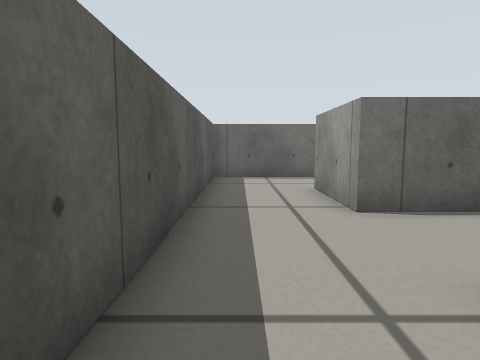
view 1 (above)

24 first-person views from a walk through a robot-simulator world made for Gazebo. The camera is 0.29 m above the floor, tilts 6° down and sees 75° across. The floor is counted in squares, 0.25 m on a side. Each view is taken from the middle of a square. On the plan, view 1 faces up. The plan holds only what a view shows up to about 13 squares ahead; the rest is blank.

view 2
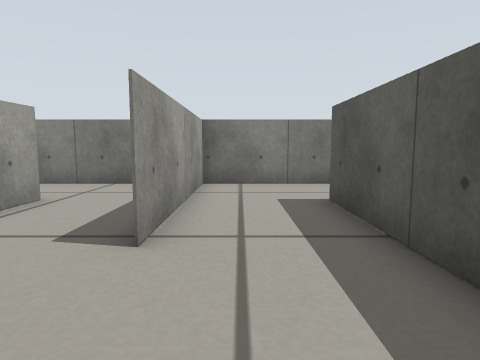

view 3
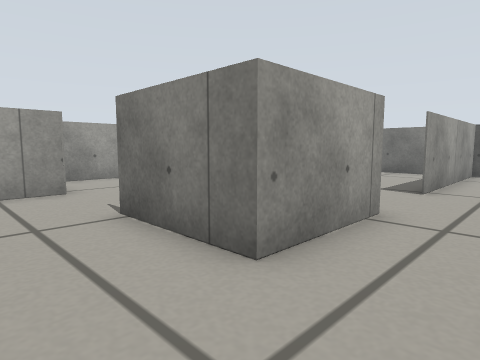

view 4
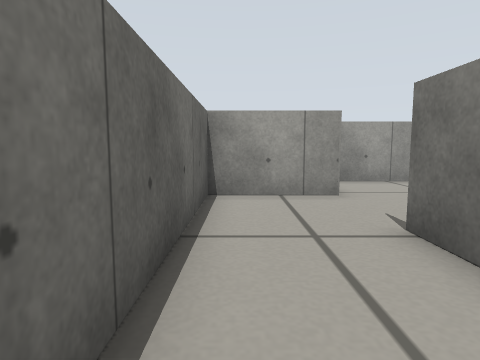

view 5
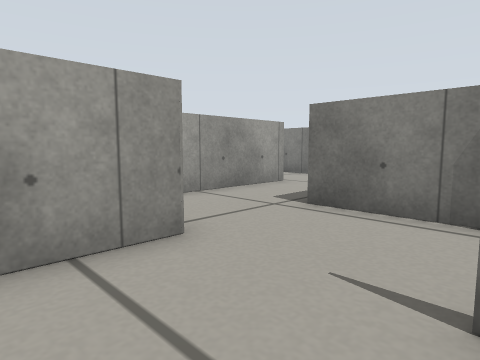

view 6
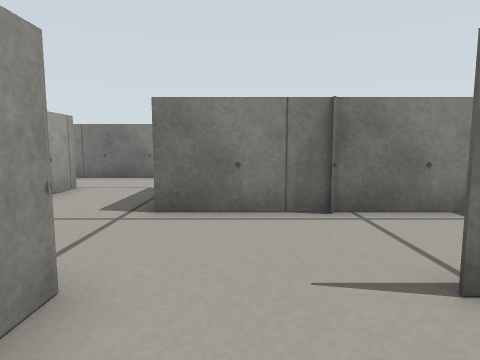

view 7
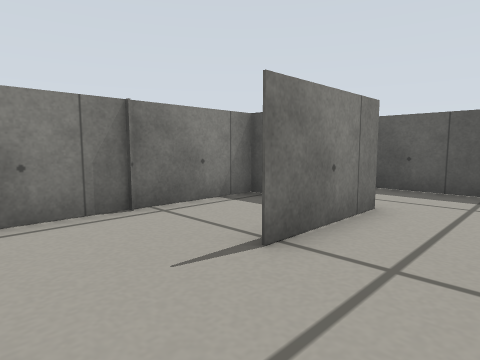

view 8
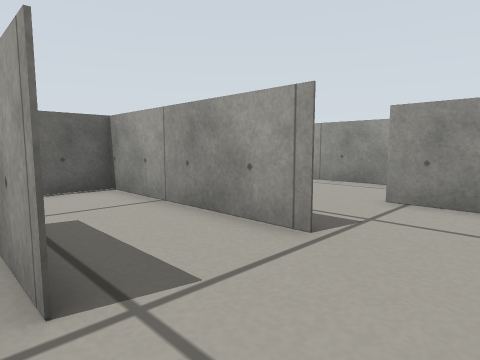

view 9
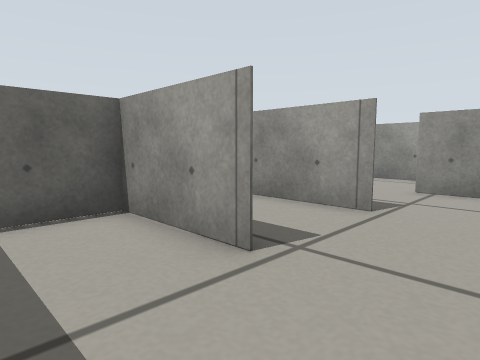

view 10
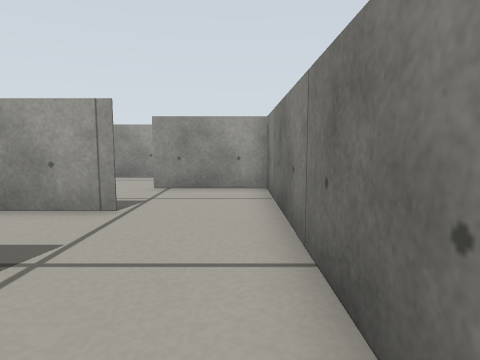

view 11
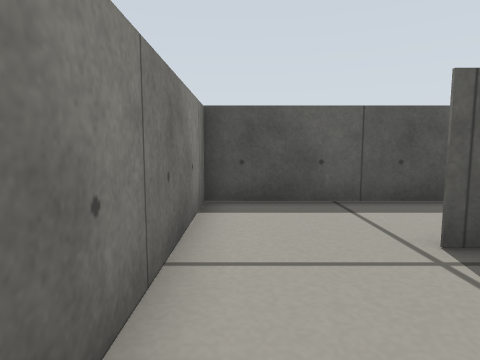

view 12
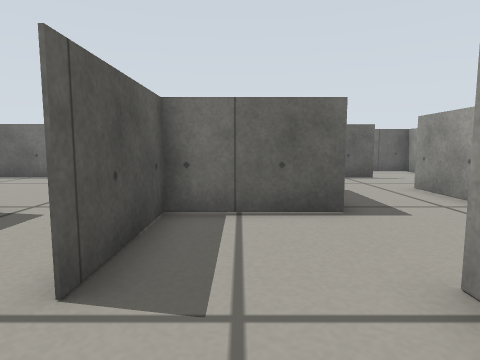

view 13
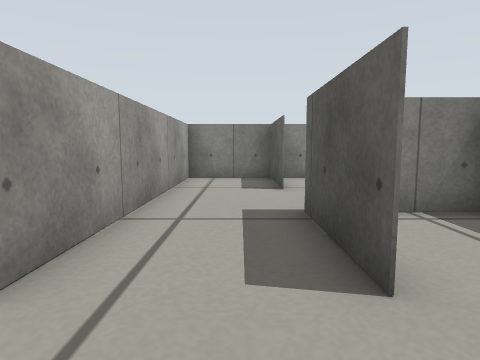

view 14
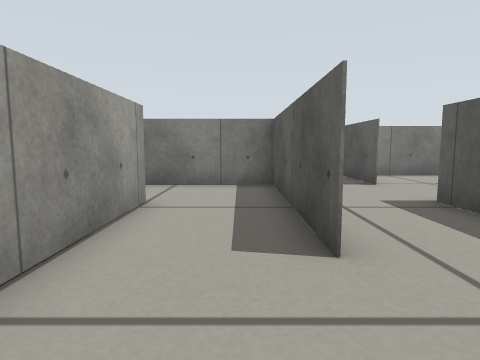

view 15
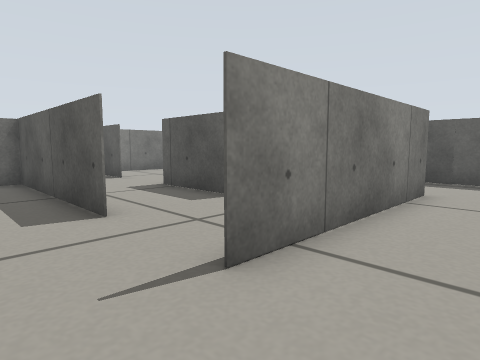

view 16
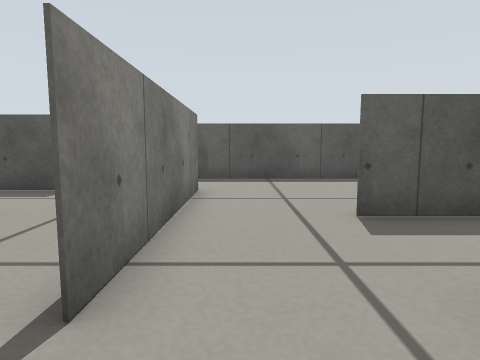

view 17
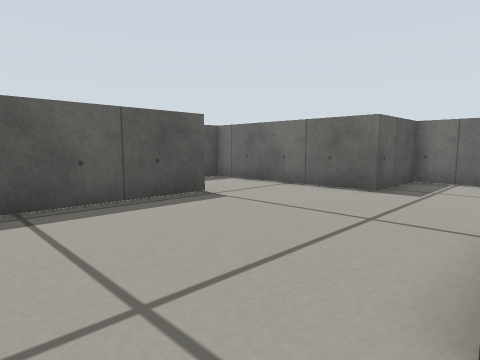

view 18
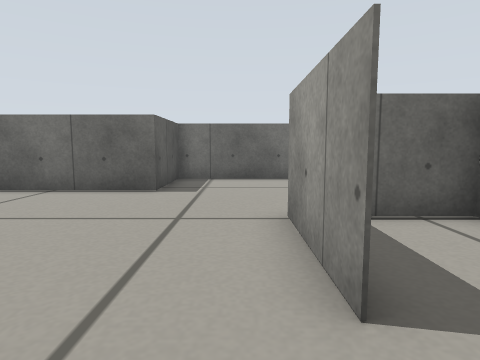

view 19
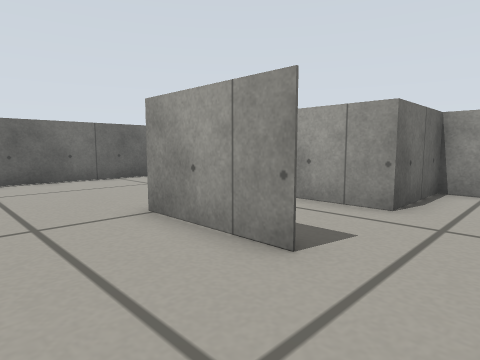

view 20
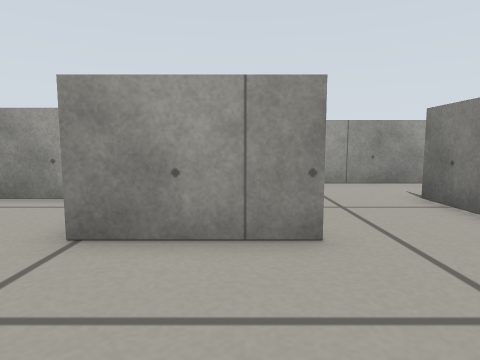

view 21
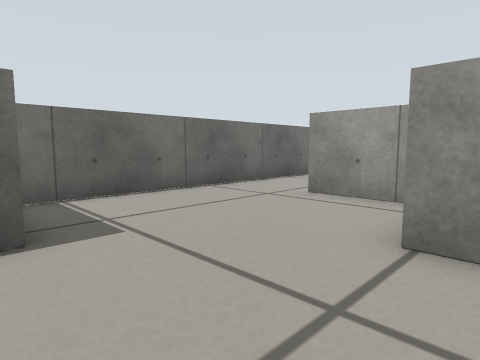

view 22
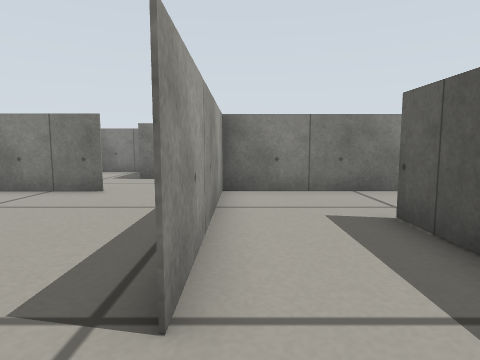

view 23
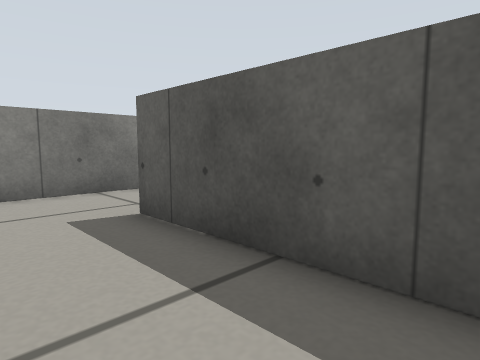

view 24
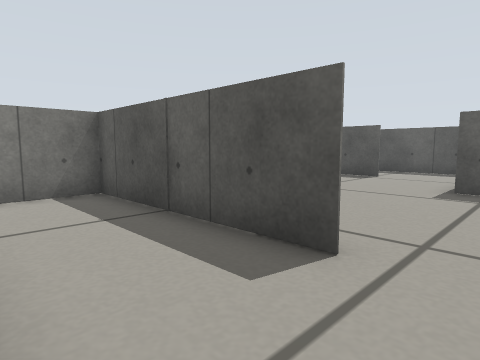

### Floor plan
Points are (right, up) in squares from view 1. A wall is a line through its corners. A room is listed if a view was taken in it or the views show most of it. See-through windows are left out.
Room 1 (views 1, 2, 3, 4, 5, 6, 7)
walls: (2.1, 5.5) (2.1, 8.7) (5.4, 8.7); (8.4, 8.5) (8.4, 11.9); (-1.9, -3.9) (2.1, -3.9) (2.1, 2.5); (8.5, 11.8) (-1, 11.8) (-0.9, -0.9)
ways out: opening at (7, 9) to room 8; opening at (2, 3.5)
Room 2 (views 8, 9, 10)
walls: (8.4, 2.3) (8.4, 5.5) (6.6, 5.5); (5.4, 5.7) (5.4, -0.8) (8.4, -0.8)
ways out: opening at (9, 1) to room 7
Room 3 (views 11, 12)
walls: (11.6, 4.9) (11.6, 2.2); (11.4, -0.8) (14.9, -0.8); (14.8, -0.9) (14.8, 2.5); (14.8, 5.5) (11.6, 5.5)
ways out: opening at (15, 3.5) to room 4; opening at (12, 1) to room 7
Room 4 (views 13, 14, 15, 16, 17, 18, 19, 20, 21)
walls: (18.1, 11.8) (16.9, 11.8); (11.5, 11.9) (18.1, 11.9); (14.8, 17.1) (14.8, 14.9) (14.8, 18.2); (14.8, 8.8) (14.8, 5.5); (18, 8.9) (18, 2.4) (20.5, 2.4); (11, 8.7) (11.8, 8.7); (18, 18.1) (16.1, 18.1); (11.6, 8.1) (11.6, 4.9); (11.8, 5.5) (13.3, 5.5); (8.5, 18.3) (8.5, 11); (11.6, 21.3) (8.4, 21.3); (21, 5.4) (21, 15) (17.9, 15) (17.9, 21.5); (14.8, 2.5) (14.8, -0.7); (14.9, -0.8) (17.9, -0.8) (17.9, 8.9)
ways out: opening at (15, 3.5) to room 3; opening at (9, 19.5) to room 5; opening at (15, 21) to room 9; opening at (21, 4)
Room 5 (views 22, 23)
walls: (8.4, 11.9) (8.5, 18.3); (3.8, 11.9) (8.6, 11.9); (8.4, 21.3) (5.4, 21.3) (5.4, 14.9)
ways out: opening at (9, 19.5) to room 4; opening at (5, 13.5)
Room 6 (view 24)
walls: (18, 21.5) (18, 15) (20, 15); (22.1, 24.5) (17.5, 24.5)
ways out: opening at (18, 22.5) to room 9; opening at (21, 22.5)
Room 7 (no view inside)
walls: (8.5, 2.8) (8.5, 2.3); (11.6, 2.2) (11.6, 8.6) (9.9, 8.6); (8.4, -0.8) (11.4, -0.8)
ways out: opening at (9, 1) to room 2; opening at (12, 1) to room 3; opening at (9, 7) to room 8
Room 8 (no view inside)
walls: (2.1, 6) (2.1, 5.5) (8.6, 5.5)
ways out: opening at (7, 9) to room 1; opening at (9, 7) to room 7
Room 9 (no view inside)
walls: (17.5, 24.5) (11.6, 24.5) (11.6, 21.3)
ways out: opening at (15, 21) to room 4; opening at (18, 22.5) to room 6

Positions as (right, up) in squares from view 1, and headings:
1: (0, 0), facing up
2: (1, 6), facing down
3: (0, 11), facing down-right
4: (1, 11), facing right
5: (5, 11), facing down-right
6: (7, 11), facing down
7: (8, 11), facing down-left
8: (8, 0), facing up-right
9: (6, 0), facing up-right
10: (6, 0), facing right
11: (12, 0), facing left
12: (13, 0), facing up
13: (16, 11), facing down
14: (19, 12), facing down
15: (20, 14), facing down-left
16: (20, 13), facing left
17: (15, 13), facing up-left
18: (14, 13), facing up
19: (12, 13), facing up-right
20: (11, 16), facing right
21: (11, 17), facing up-right
22: (8, 20), facing down
23: (8, 20), facing down-left
24: (21, 23), facing down-left
